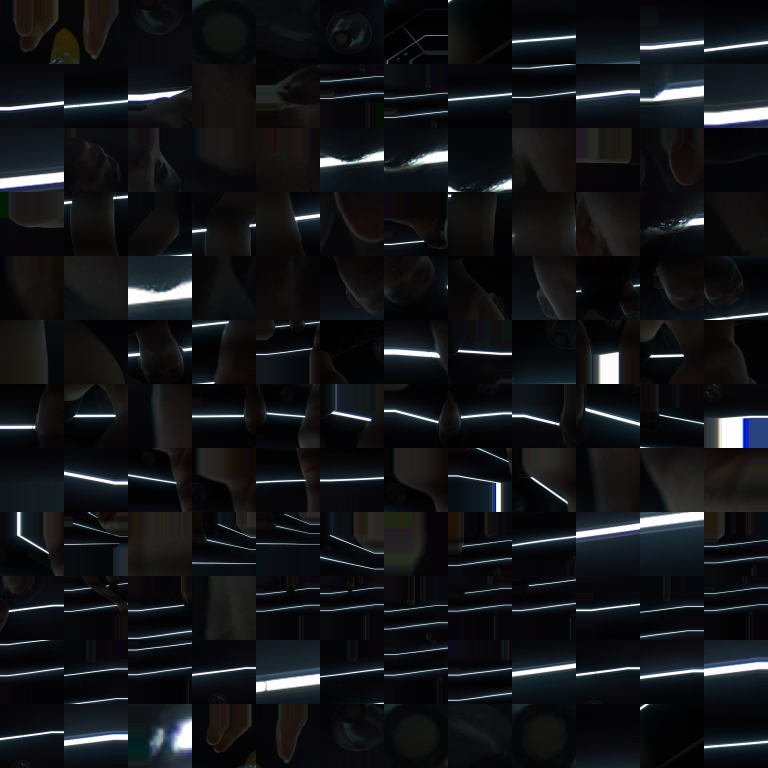
#> input picture data_collection/tools/sheet.png, 768 x 768 px
$ python -i detector.py   (imports and definitions only)
#> lines starting #> are read from the running program, lines starting #| are printed output that depends on the picture
#> further down, picture is the input picture: shape (768, 768, 3); mean B, G, R 24.6, 22, 20.2
"""Classical motion detection.

No neural network, and none is wanted: a thrown object is the only fast-moving
thing in the frame, so background subtraction finds it in a couple of
milliseconds with zero training data. That is what makes the whole
auto-labelling scheme possible -- the detector has to work *before* any
labelled data exists, so it cannot itself be learned.

The detector deliberately does not know what trash is. It answers "which
pixels are moving", and nothing more.
"""

from __future__ import annotations

import time
from typing import List, Optional, Tuple

import cv2
import numpy as np


class Detection:
    __slots__ = ("u", "v", "bbox", "area")

    def __init__(self, u: float, v: float, bbox: Tuple[int, int, int, int], area: int):
        self.u = u
        self.v = v
        self.bbox = bbox  # x, y, w, h
        self.area = area

    @property
    def uv(self) -> Tuple[float, float]:
        return (self.u, self.v)

    def crop(self, image: np.ndarray, out_size: int = 64,
             pad: float = 1.4) -> np.ndarray:
        """Square crop centred on the blob, padded and resized.

        Square and centred on purpose: the classifier should key on the object,
        not on how the detector happened to frame it. `pad` leaves a margin of
        context, which helps far more than a tight crop at these pixel sizes.
        """
        x, y, w, h = self.bbox
        side = int(max(w, h) * pad)
        side = max(side, 8)
        cx, cy = int(round(self.u)), int(round(self.v))
        x0, y0 = cx - side // 2, cy - side // 2
        x1, y1 = x0 + side, y0 + side

        H, W = image.shape[:2]
        # Pad rather than clamp: clamping would shift the object off-centre
        # for anything near the frame edge, which is exactly where fast
        # objects are.
        px0, py0 = max(0, -x0), max(0, -y0)
        px1, py1 = max(0, x1 - W), max(0, y1 - H)
        sub = image[max(0, y0):min(H, y1), max(0, x0):min(W, x1)]
        if px0 or py0 or px1 or py1:
            sub = cv2.copyMakeBorder(sub, py0, py1, px0, px1,
                                     cv2.BORDER_REPLICATE)
        if sub.size == 0:
            return np.zeros((out_size, out_size, image.shape[2]), image.dtype)
        return cv2.resize(sub, (out_size, out_size), interpolation=cv2.INTER_AREA)

    def __repr__(self):
        return f"Detection(u={self.u:.1f}, v={self.v:.1f}, area={self.area})"


class MotionDetector:
    def __init__(self, min_area: int = 300, max_area: int = 60000,
                 history: int = 300, var_threshold: float = 32.0,
                 warmup: int = 10, max_detections: int = 4, scale: int = 2):
        """Areas are given in full-resolution pixels regardless of `scale`.

        The area window must span the object's *whole* approach, not its
        typical size. A 10cm object at 1640x1232 grows from ~900 px^2 at 4m to
        ~38000 px^2 at 0.6m; a ceiling set for the far end silently drops
        every close-range frame, which are the most detailed crops available
        and the ones worth training on. 60000 still rejects person-sized
        blobs, which run into the hundreds of thousands of pixels here.

        `scale` downsamples before background subtraction. MOG2 cost is linear
        in pixel count, so scale=2 is ~4x cheaper -- and detection loses
        nothing, because all it needs is a centroid and a bounding box. The
        classifier crop is still taken from the full-resolution frame, so
        detail is only discarded where it was never used. Measured at
        1640x1232: ~8.9ms at scale=1 versus ~2.5ms at scale=2.
        """
        self.min_area = min_area
        self.max_area = max_area
        self.warmup = warmup
        self.max_detections = max_detections
        self.scale = max(1, int(scale))
        self._n = 0
        self.last_ms = 0.0
        # Diagnostics. A frame that is too dark, or a mask with foreground
        # pixels that never survive the area filter, both look identical from
        # the outside -- "no detections" -- but need opposite fixes.
        self.last_mean = 0.0
        self.last_fg_px = 0
        self.last_blobs = 0

        self._bg = cv2.createBackgroundSubtractorMOG2(
            history=history, varThreshold=var_threshold,
            # Shadow classification costs time and produces a third label we
            # would only throw away.
            detectShadows=False,
        )
        self._k_open = cv2.getStructuringElement(cv2.MORPH_ELLIPSE, (3, 3))
        self._k_close = cv2.getStructuringElement(cv2.MORPH_ELLIPSE, (5, 5))

    @property
    def ready(self) -> bool:
        return self._n >= self.warmup

    def detect(self, image: np.ndarray) -> List[Detection]:
        t0 = time.perf_counter()
        s = self.scale
        work = image if s == 1 else cv2.resize(
            image, (image.shape[1] // s, image.shape[0] // s),
            interpolation=cv2.INTER_AREA,
        )
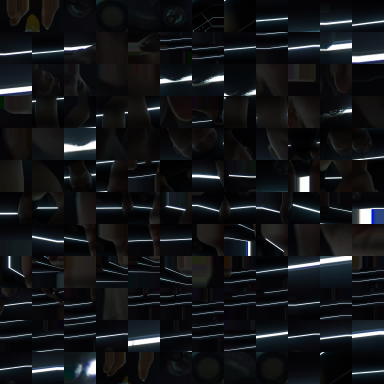
#> work: shape (384, 384, 3); mean B, G, R 24.7, 22.1, 20.3
        mask = self._bg.apply(work)
#> mask: shape (384, 384); every value is 255
        self._n += 1

        # Open kills speckle; close re-joins a blob split by the object's own
        # highlight or by motion blur.
        mask = cv2.morphologyEx(mask, cv2.MORPH_OPEN, self._k_open)
        mask = cv2.morphologyEx(mask, cv2.MORPH_CLOSE, self._k_close)

        self.last_mean = float(work.mean())
#> self.last_mean = 22.38
        self.last_fg_px = int(cv2.countNonZero(mask))
#> self.last_fg_px = 147456

        out: List[Detection] = []
        if self.ready:
            n, _lab, stats, cents = cv2.connectedComponentsWithStats(mask, 8)
            self.last_blobs = n - 1  # excluding background
            # Thresholds are quoted full-resolution, so convert once here
            # rather than making every caller think about `scale`.
            lo = self.min_area / (s * s)
            hi = self.max_area / (s * s)
            for i in range(1, n):  # 0 is background
                area = int(stats[i, cv2.CC_STAT_AREA])
                if not (lo <= area <= hi):
                    continue
                x = int(stats[i, cv2.CC_STAT_LEFT]) * s
                y = int(stats[i, cv2.CC_STAT_TOP]) * s
                w = int(stats[i, cv2.CC_STAT_WIDTH]) * s
                h = int(stats[i, cv2.CC_STAT_HEIGHT]) * s
                out.append(Detection(float(cents[i][0]) * s, float(cents[i][1]) * s,
                                     (x, y, w, h), area * s * s))
            out.sort(key=lambda d: d.area, reverse=True)
            out = out[: self.max_detections]

        self.last_ms = (time.perf_counter() - t0) * 1000.0
        return out

    def reset(self) -> None:
        self._n = 0

>>> import cv2
>>> picture = cv2.imread('../../tools/sheet.png')
>>> result = MotionDetector().detect(picture)
#> result = []
